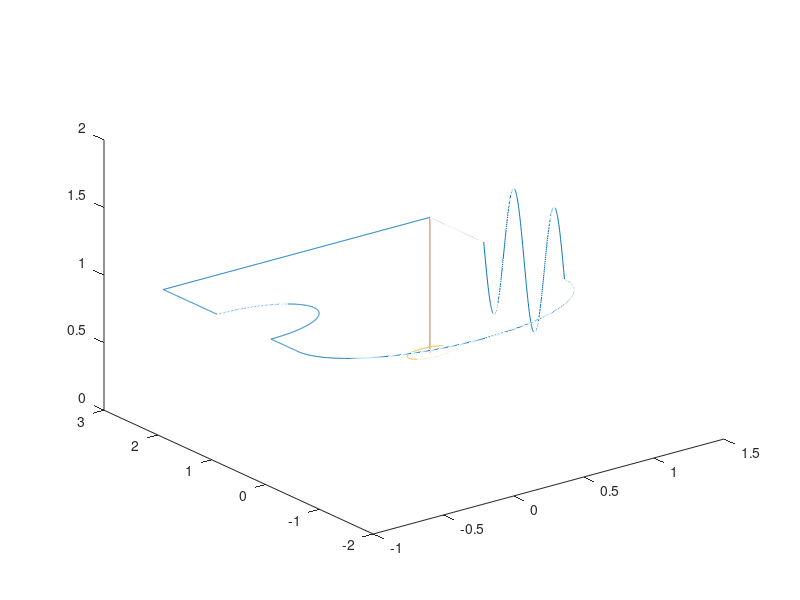

Source code (MATLAB): (Note: this script raises an error after producing the figure.)
clear
set(findall(gcf,'-property','FontSize'),'FontSize',13)
set(findall(gcf,'-property','Font'),'Font','Roman')
exportFigures = true;

areaWidth = 2.05; %Width of the flight area
areaHeight = 3.45; %Height of the flight area
courseWidth = .15; %Buffer around route
courseStdHeight = 1; %standard height at which the drone will complete the course
ppRoute = 400; %Points per route segment
startHeight = 0; %Height at which the drone starts and stops its course route
courseScale = 1;

%Matrix definition
%x,y,z,yaw,hold time,checkpoint, ViconAvailable


%Defines the starting point
startPoint = [areaWidth/2 areaHeight/2+.5 courseStdHeight];

%Defines the first set point
firstSetPoint = [startPoint(1)-(areaWidth-courseWidth) startPoint(2) courseStdHeight];
%Generates a number of points from the start point to the first set point
courseToFirstSetPoint = [linspace(startPoint(1),firstSetPoint(1),ppRoute); linspace(startPoint(2),firstSetPoint(2),ppRoute);linspace(startPoint(3),firstSetPoint(3),ppRoute)]';
%Yaw description
yaw1 = 270*ones(ppRoute,1);
%Adds checkpoints
checkPoints = zeros(ppRoute,1);
checkPoints(1) = 1;
checkPoints(ppRoute) = 1;
%StationKeeping [s]
holdTime = zeros(ppRoute,1);
holdTime(1) = 10;
%Vicon available
vicon = ones(ppRoute,1);
%Adds the first part of the course to the total course
totalCourse = [courseToFirstSetPoint yaw1 holdTime checkPoints vicon];

%Defines the second setpoint and generates route from the first to the
%second set point
secondSetPoint = [firstSetPoint(1) firstSetPoint(2)-1 courseStdHeight];
courseToSecondSetPoint = [linspace(firstSetPoint(1),secondSetPoint(1),ppRoute); linspace(firstSetPoint(2),secondSetPoint(2),ppRoute);linspace(firstSetPoint(3),secondSetPoint(3),ppRoute)]';
yaw2 = (yaw1(1)+90)*ones(ppRoute,1);
checkPoints = zeros(ppRoute,1);
checkPoints(1) = 0;
checkPoints(ppRoute) = 1;
holdTime = zeros(ppRoute,1);
totalCourse = [totalCourse; courseToSecondSetPoint yaw2 holdTime checkPoints vicon];

%Defines the first curve in the route, radius is .5 meters
obstacleRadius = .5;
thirdSetPoint = [secondSetPoint(1) secondSetPoint(2)-2*obstacleRadius courseStdHeight];
thirdSetPointPoints = linspace(0,pi,ppRoute);
courseToThirdSetPoint = [secondSetPoint(1)+sin(thirdSetPointPoints)*obstacleRadius; secondSetPoint(2)-obstacleRadius+cos(thirdSetPointPoints)*obstacleRadius; linspace(secondSetPoint(3),thirdSetPoint(3),length(thirdSetPointPoints))]';
yaw3 = yaw2;
totalCourse = [totalCourse; courseToThirdSetPoint yaw3 holdTime checkPoints vicon];

%Generates straight line from the first curve to the second curve
fourthSetPoint = [thirdSetPoint(1) thirdSetPoint(2)-.5 courseStdHeight];
courseToFourthSetPoint = [linspace(thirdSetPoint(1),fourthSetPoint(1),ppRoute); linspace(thirdSetPoint(2),fourthSetPoint(2),ppRoute);linspace(thirdSetPoint(3),fourthSetPoint(3),ppRoute)]';
yaw4 = yaw2;
totalCourse = [totalCourse; courseToFourthSetPoint yaw4 holdTime checkPoints vicon];

%Generates the big curve in the route
bigCurveRadius = abs((fourthSetPoint(1)-startPoint(1))/2);
fifthSetPoint = [fourthSetPoint(1)+2*bigCurveRadius fourthSetPoint(2) courseStdHeight];
fifthSetPointPoints = linspace(pi,2*pi,ppRoute);
courseToFifthSetPoint = [fifthSetPoint(1)-bigCurveRadius+cos(fifthSetPointPoints)*bigCurveRadius; fifthSetPoint(2)+sin(fifthSetPointPoints)*bigCurveRadius; linspace(fourthSetPoint(3),fifthSetPoint(3),length(fifthSetPointPoints))]';
yaw5 = mod(fifthSetPointPoints*180/pi-yaw4(ppRoute),360)';
totalCourse = [totalCourse; courseToFifthSetPoint yaw5 holdTime checkPoints vicon];

%Generates straight movement along the y-axis with oscillation in the
%z-axis
sixthSetPoint = [fifthSetPoint(1) fifthSetPoint(2)+1.5 fifthSetPoint(3)];
pointsForMovements = linspace(0,4*pi,ppRoute);
zMovement = sin(pointsForMovements)*.5+fifthSetPoint(3);
courseToSixthSetPoint = [linspace(fifthSetPoint(1),sixthSetPoint(1),ppRoute);linspace(fifthSetPoint(2),sixthSetPoint(2),ppRoute); zMovement]';
yaw6 = 90*ones(ppRoute,1);
totalCourse = [totalCourse; courseToSixthSetPoint yaw6 holdTime checkPoints vicon];

%Generates route from the end of the oscillations back to the start point
endSetPoint = startPoint;
courseToEndSetPoint = [linspace(sixthSetPoint(1),endSetPoint(1),ppRoute); linspace(sixthSetPoint(2),endSetPoint(2),ppRoute);linspace(sixthSetPoint(3),endSetPoint(3),ppRoute)]';
yaw7 = yaw6;
vicon = zeros(ppRoute,1);
totalCourse = [totalCourse; courseToEndSetPoint yaw7 holdTime checkPoints vicon];


totalCourse = [totalCourse(:,1)*courseScale totalCourse(:,2)*courseScale totalCourse(:,3) totalCourse(:,4) totalCourse(:,5) totalCourse(:,6) totalCourse(:,7)];

%Draws points from start to end 
launchLanding = linspace(startHeight,startPoint(3),ppRoute);
courseToStartPoint = [linspace(startPoint(1)*courseScale,startPoint(1)*courseScale,ppRoute);linspace(startPoint(2)*courseScale,startPoint(2)*courseScale,ppRoute);launchLanding]';


%Draws takeoff/landing zone
aPoints = linspace(0,2*pi,ppRoute);
circumference = [cos(aPoints)*courseWidth+startPoint(1)*courseScale; sin(aPoints)*courseWidth+startPoint(2)*courseScale; ones(1,length(aPoints))*startHeight]';



%Plots the 3d-plot
figure(1)
plot3(totalCourse(:,1),totalCourse(:,2),totalCourse(:,3))
hold on
plot3(courseToStartPoint(:,1),courseToStartPoint(:,2),courseToStartPoint(:,3));
plot3(circumference(:,1),circumference(:,2),circumference(:,3));
%Linie for no vicon data
% Convert color code to 1-by-3 RGB array (0~1 each)
str = '#77AC30';
color = sscanf(str(2:end),'%2x%2x%2x',[1 3])/255;
plot3(totalCourse(2400:end,1),totalCourse(2400:end,2),totalCourse(2400:end,3),'Color',color)
xlimit =[-2.1 0.2];
ylimit =[-3.5 0.05];


%Draws arrow
p1 = [(startPoint(1)-.5)*courseScale (startPoint(2)+.25)*courseScale startPoint(3)];
p2 = [-1 0 0];
mArrow3(p1,p1+p2*courseScale);


legend('Course','Takeoff/Landing','Takeoff/Landing Site','No Vicon data','Location','best');
%legend('boxoff')
hold off

axis equal
grid on
view(-45,15)

x0=0;
y0=0;
plotwidth=600;
height=300;
set(gcf,'position',[x0,y0,plotwidth,height])

if exportFigures == true
    exportgraphics(gcf,'courseToFollow.pdf','ContentType','vector')
end


%Plots the 2d-plot
figure(2)
plot(totalCourse(:,1),totalCourse(:,2))
hold on
plot(circumference(:,1),circumference(:,2))
plot(totalCourse(2400:end,1),totalCourse(2400:end,2),'Color',color)
xlabel('x-axis [m]');
ylabel('y-axis [m]');
zlabel('z-axis [m]');
legend('Course','Takeoff/Landing Site','No Vicon data','Location','south east');
axis equal
grid on
x0=0;
y0=0;
plotwidth=600;
height=300;
set(gcf,'position',[x0,y0,plotwidth,height])
hold off

if exportFigures == true
   exportgraphics(gcf,'courseToFollowAbove.pdf','ContentType','vector')
end

figure(3)
%draws the line segments in different colors
C = {'r'; 'g'; 'b';'c';'m';'y';'k'}; 
plot(totalCourse(1:ppRoute,1),totalCourse(1:ppRoute,2))
hold on 
for i = 2:7
   x = totalCourse((i-1)*ppRoute:ppRoute*i,1);
   y = totalCourse((i-1)*ppRoute:ppRoute*i,2);
   plot(x, y) 
end
hold off
axis equal
legend('line segment 1','line segment 2','line segment 3','line segment 4','line segment 5','line segment 6','line segment 7')
grid on 

xlabel('x-axis [m]');
ylabel('y-axis [m]');
x0=0;
y0=0;
plotwidth=600;
height=300;
set(gcf,'position',[x0,y0,plotwidth,height])

xlim([-1.5 2.5]);
ylim([-1 2]);

%Writes route description to a csv-file
writematrix(totalCourse,'courseDescriptionHD.csv');

figure(4)
plot(linspace(1,length(totalCourse), length(totalCourse)), totalCourse(:,4))
